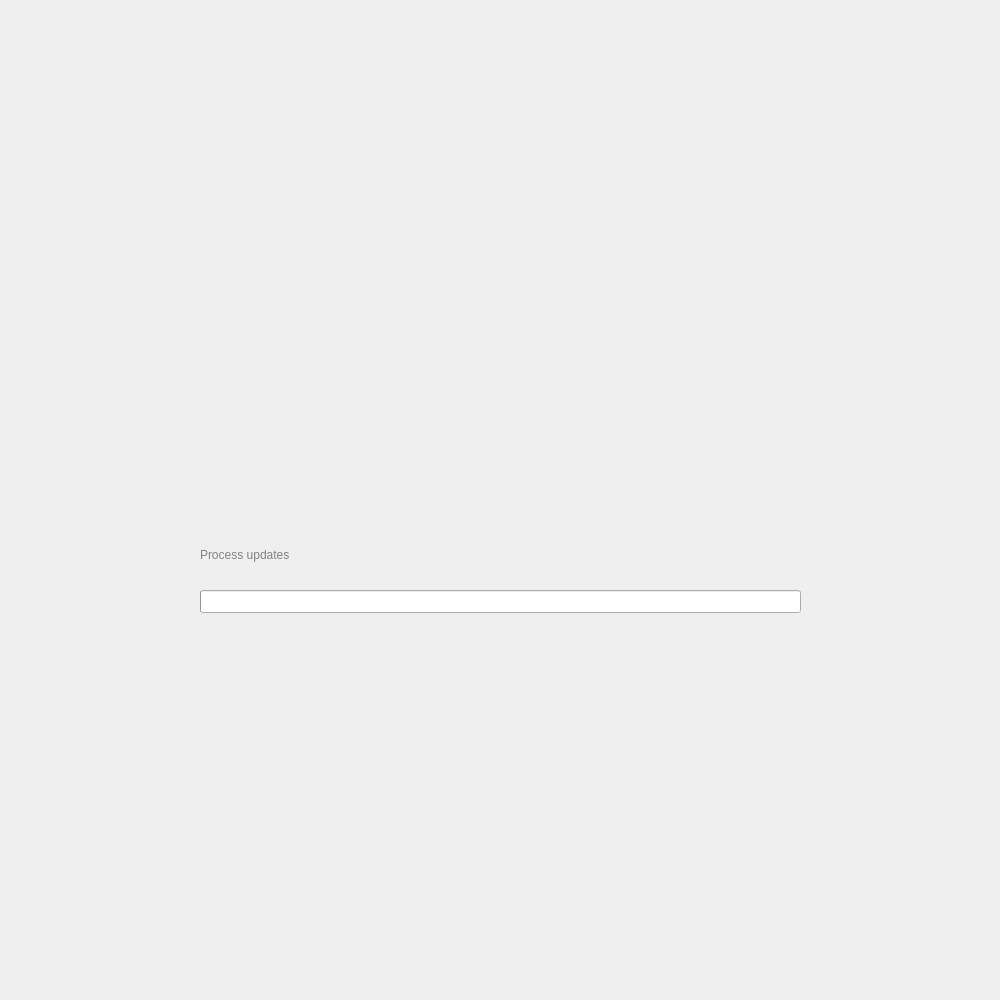
      <widget class="QWidget" name="loadingPage">
       <layout class="QGridLayout" name="gridLayout_2">
        <property name="leftMargin">
         <number>0</number>
        </property>
        <property name="topMargin">
         <number>0</number>
        </property>
        <property name="rightMargin">
         <number>0</number>
        </property>
        <property name="bottomMargin">
         <number>0</number>
        </property>
        <property name="spacing">
         <number>0</number>
        </property>
        <item row="1" column="0">
         <widget class="QFrame" name="frame">
          <property name="minimumSize">
           <size>
            <width>1000</width>
            <height>1000</height>
           </size>
          </property>
          <property name="maximumSize">
           <size>
            <width>1000</width>
            <height>1000</height>
           </size>
          </property>
          <property name="frameShape">
           <enum>QFrame::NoFrame</enum>
          </property>
          <property name="frameShadow">
           <enum>QFrame::Raised</enum>
          </property>
          <widget class="QLabel" name="centerImage">
           <property name="geometry">
            <rect>
             <x>375</x>
             <y>180</y>
             <width>251</width>
             <height>251</height>
            </rect>
           </property>
           <property name="minimumSize">
            <size>
             <width>251</width>
             <height>251</height>
            </size>
           </property>
           <property name="maximumSize">
            <size>
             <width>251</width>
             <height>251</height>
            </size>
           </property>
           <property name="frameShape">
            <enum>QFrame::NoFrame</enum>
           </property>
           <property name="text">
            <string/>
           </property>
           <property name="pixmap">
            <pixmap resource="Images.qrc">:/images/icon3000x3000.png</pixmap>
           </property>
           <property name="scaledContents">
            <bool>true</bool>
           </property>
           <property name="alignment">
            <set>Qt::AlignCenter</set>
           </property>
          </widget>
          <widget class="QProgressBar" name="progressBar">
           <property name="geometry">
            <rect>
             <x>200</x>
             <y>590</y>
             <width>601</width>
             <height>23</height>
            </rect>
           </property>
           <property name="value">
            <number>0</number>
           </property>
           <property name="textVisible">
            <bool>false</bool>
           </property>
          </widget>
          <widget class="QLabel" name="currentProcessLabel">
           <property name="geometry">
            <rect>
             <x>200</x>
             <y>524</y>
             <width>601</width>
             <height>61</height>
            </rect>
           </property>
           <property name="styleSheet">
            <string notr="true">color: rgb(130, 130, 130);</string>
           </property>
           <property name="text">
            <string>Process updates</string>
           </property>
          </widget>
         </widget>
        </item>
       </layout>
      </widget>
